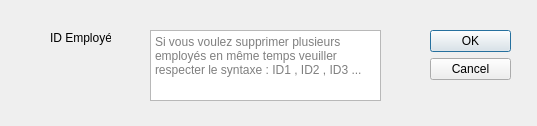
<?xml version="1.0" encoding="UTF-8"?>
<ui version="4.0">
 <class>deleteemp</class>
 <widget class="QDialog" name="deleteemp">
  <property name="geometry">
   <rect>
    <x>0</x>
    <y>0</y>
    <width>537</width>
    <height>126</height>
   </rect>
  </property>
  <property name="windowTitle">
   <string>Dialog</string>
  </property>
  <widget class="QDialogButtonBox" name="buttonBox">
   <property name="geometry">
    <rect>
     <x>430</x>
     <y>30</y>
     <width>81</width>
     <height>61</height>
    </rect>
   </property>
   <property name="orientation">
    <enum>Qt::Vertical</enum>
   </property>
   <property name="standardButtons">
    <set>QDialogButtonBox::Cancel|QDialogButtonBox::Ok</set>
   </property>
  </widget>
  <widget class="QLabel" name="label">
   <property name="geometry">
    <rect>
     <x>50</x>
     <y>30</y>
     <width>61</width>
     <height>16</height>
    </rect>
   </property>
   <property name="text">
    <string>ID Employé</string>
   </property>
  </widget>
  <widget class="QTextEdit" name="cindelete">
   <property name="geometry">
    <rect>
     <x>150</x>
     <y>30</y>
     <width>231</width>
     <height>71</height>
    </rect>
   </property>
   <property name="placeholderText">
    <string>Si vous voulez supprimer plusieurs employés en même temps veuiller respecter le syntaxe : ID1 , ID2 , ID3 ...</string>
   </property>
  </widget>
 </widget>
 <resources/>
 <connections>
  <connection>
   <sender>buttonBox</sender>
   <signal>accepted()</signal>
   <receiver>deleteemp</receiver>
   <slot>accept()</slot>
   <hints>
    <hint type="sourcelabel">
     <x>248</x>
     <y>254</y>
    </hint>
    <hint type="destinationlabel">
     <x>157</x>
     <y>274</y>
    </hint>
   </hints>
  </connection>
  <connection>
   <sender>buttonBox</sender>
   <signal>rejected()</signal>
   <receiver>deleteemp</receiver>
   <slot>reject()</slot>
   <hints>
    <hint type="sourcelabel">
     <x>316</x>
     <y>260</y>
    </hint>
    <hint type="destinationlabel">
     <x>286</x>
     <y>274</y>
    </hint>
   </hints>
  </connection>
 </connections>
</ui>
